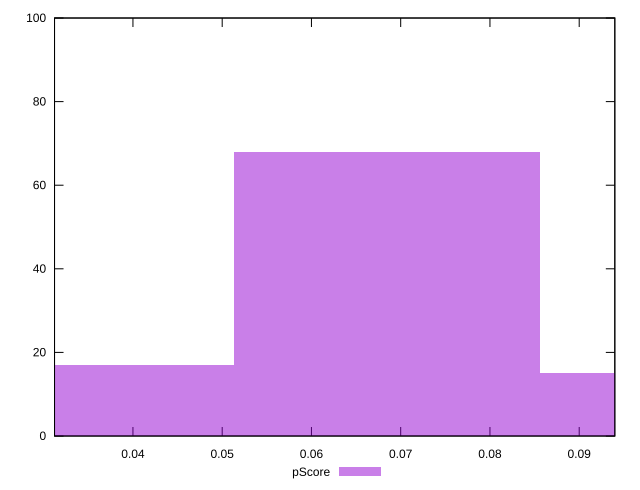

This figure's gnuplot source:
reset

$pScore <<EOF
0.06847287083314128 68
0.10270930624971192 15
0.03423643541657064 17
EOF

set key outside below
set boxwidth 0.03423643541657064
set xrange [0.03121488180560178:0.09399121710946445]
set yrange [0:100]
set trange [0:100]
set style fill transparent solid 0.5 noborder
set terminal svg size 640, 490 enhanced background rgb 'white'
set output "report_00015_2021-02-09T16-11-33.973Z/interactive/samples/pages+cached/pScore/histogram.svg"

plot $pScore title "pScore" with boxes

reset
